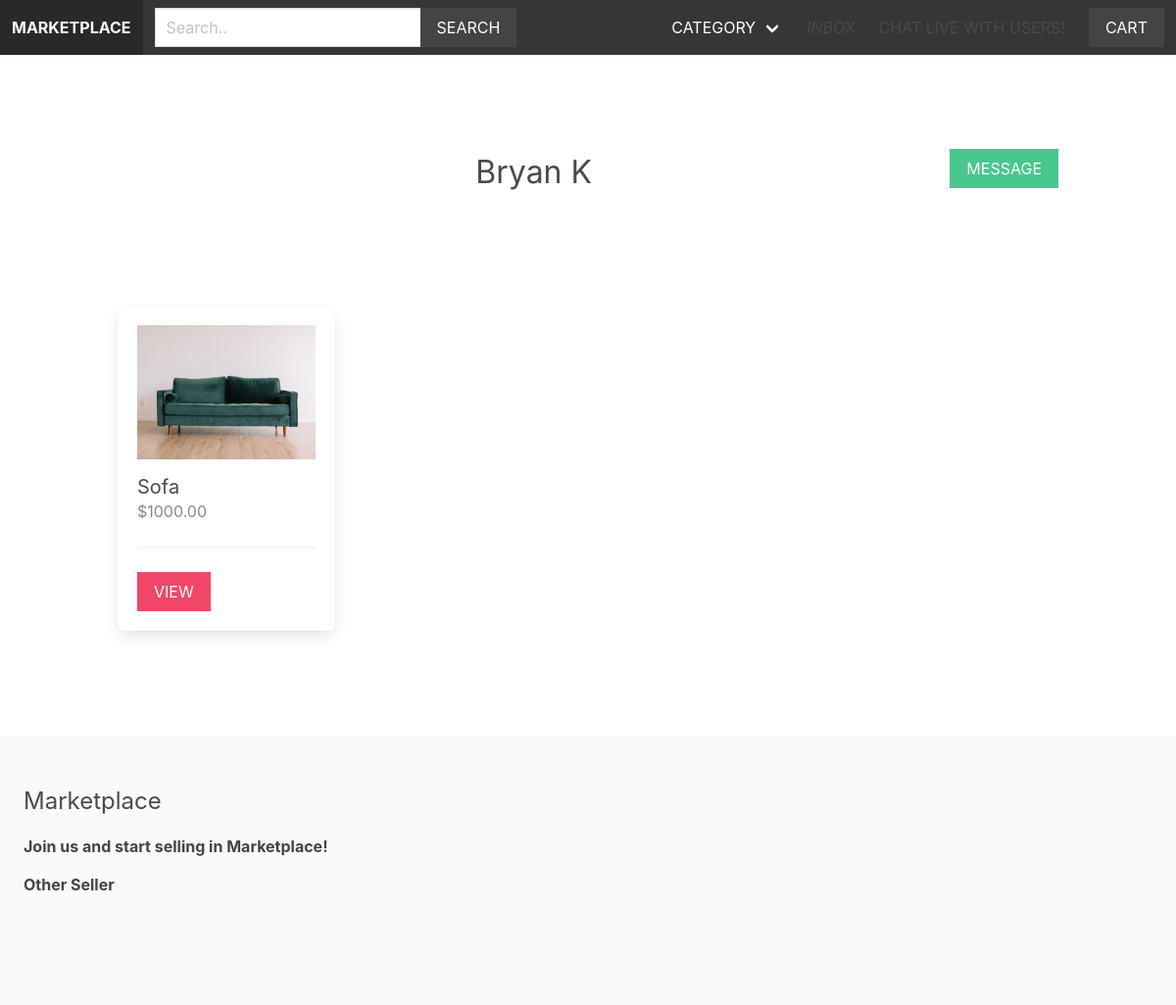
Page /vendors/1/ on the earlier database version.
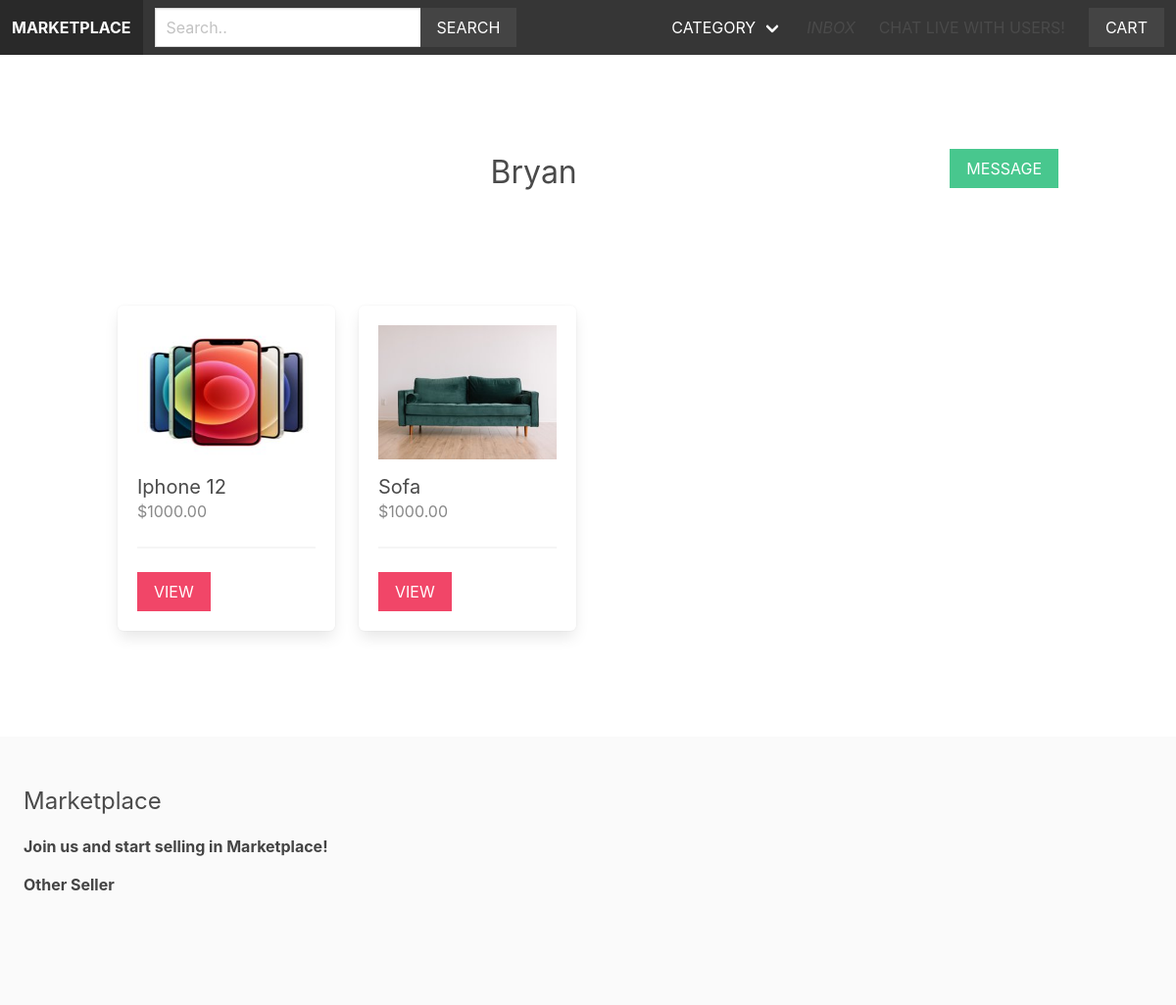
Same page on the later database version.
### apps/vendor/models.py (models this page shows, shortened)
class Vendor(models.Model):
    name = models.CharField(max_length=255)
    created_at = models.DateTimeField(auto_now_add=True)
    created_by = models.OneToOneField(User, related_name='vendor', on_delete=models.CASCADE)
    birth_date = models.DateField(null=True, blank=True)
    location = models.CharField(max_length=100, blank=True, null=True)
    profile_picture = models.ImageField(upload_to='uploads/profile_pictures', default='uploads/profile_pictures/iphone12.jpg', blank=True, null=True)
    thumbnail = models.ImageField(upload_to='uploads/profile_pictures', default='uploads/profile_pictures/iphone12.jpg', blank=True, null=True)
    followers = models.ManyToManyField(User, blank=True, related_name='followers')
    inbox = models.JSONField(null=True)
    class Meta:
        ordering = ['name']
    def __str__(self):
        return self.name

### apps/product/models.py (models this page shows, shortened)
class Product(models.Model):
    category = models.ForeignKey(Category, related_name='products', on_delete=models.CASCADE)
    vendor = models.ForeignKey(Vendor, related_name='products', on_delete=models.CASCADE)
    title = models.CharField(max_length=255)
    slug = models.SlugField(max_length=255)
    description = models.TextField(blank=True, null=True)
    price = models.DecimalField(max_digits= 10, decimal_places=2)
    date_added = models.DateTimeField(auto_now_add=True)
    image = models.ImageField(upload_to='uploads/', blank=True, null=True)
    thumbnail = models.ImageField(upload_to='uploads/', blank=True, null=True)
    class Meta:
        ordering = ['-date_added']
    def get_thumbnail(self):
        if self.thumbnail:
            return self.thumbnail.url

### apps/vendor/views.py (the view)
# urls.py: path('', views.vendors, name='vendor'),
def vendor(request, vendor_id):
    vendor = get_object_or_404(Vendor, pk=vendor_id)
    return render(request, 'vendor/vendor.html', {'vendor': vendor})

### apps/cart/cart.py (called while the page is built)
    def __len__(self):
        return sum(item['quantity'] for item in self.cart.values())

### apps/cart/context_processors.py (called while the page is built)
def cart(request):
    return {'cart': Cart(request)}

### apps/product/context_processors.py (called while the page is built)
def menu_categories(request):
    categories = Category.objects.all()
    return {'menu_categories': categories}

### apps/vendor/templates/vendor/vendor.html (shortened to what this page needs)
{% extends 'core/base.html' %}
{% block content %}
    <div class="columns is-multiline mb-6">
        <div class="column is-12 has-text-centered mt-6 mb-6">
            <a href="{% url 'inbox' %}" class="button is-success is-uppercase mb-6 cent material-icons is-pulled-right">Message</a></h2>
            <h2 class="is-size-3 ">{{ vendor.name }}</h2>
        </div>
        {% for product in vendor.products.all %}
            {% include 'product/parts/list_item.html' %}
        {% endfor %}
    </div>
{% endblock %}

### apps/product/templates/product/parts/list_item.html
<div class="column is-3 product-list-item">
    <div class="box">
        <figure class="image is-4by3 mb-4">
            <img src="{{ product.get_thumbnail }}">
        </figure>
        <h2 class="subtitle">{{ product.title }}</h2>
        <h3 class="price is-size-6 mb-5">${{ product.price }}</h3>
        <hr>
        <a href="{% url 'product' product.category.slug product.slug %}" class="button is-danger is-uppercase">View</a>
    </div>
</div>

Differences in the rows shown:
changed Vendor: name "Bryan K" → "Bryan"
added Product: get_thumbnail (picture), title "Iphone 12", price "1000.00"
